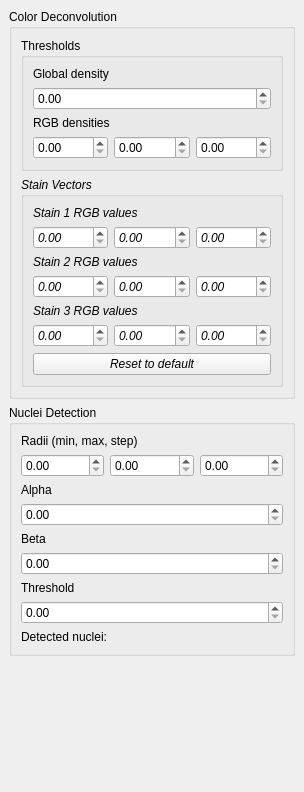
<?xml version="1.0" encoding="UTF-8"?>
<ui version="4.0">
 <class>SettingsPanel</class>
 <widget class="QScrollArea" name="SettingsPanel">
  <property name="geometry">
   <rect>
    <x>0</x>
    <y>0</y>
    <width>304</width>
    <height>792</height>
   </rect>
  </property>
  <property name="sizePolicy">
   <sizepolicy hsizetype="MinimumExpanding" vsizetype="Expanding">
    <horstretch>0</horstretch>
    <verstretch>0</verstretch>
   </sizepolicy>
  </property>
  <property name="windowTitle">
   <string>ScrollArea</string>
  </property>
  <property name="styleSheet">
   <string notr="true">#SettingsPanelContents &gt; QGroupBox {
	font-weight: bold;
	font-size: 10pt;
}

QGroupBox &gt; QGroupBox {
	font-style: italic
}

QLabel {
	font-size: 8pt
}</string>
  </property>
  <property name="frameShape">
   <enum>QFrame::NoFrame</enum>
  </property>
  <property name="frameShadow">
   <enum>QFrame::Plain</enum>
  </property>
  <property name="lineWidth">
   <number>0</number>
  </property>
  <property name="widgetResizable">
   <bool>true</bool>
  </property>
  <widget class="QWidget" name="SettingsPanelContents">
   <property name="geometry">
    <rect>
     <x>0</x>
     <y>0</y>
     <width>304</width>
     <height>792</height>
    </rect>
   </property>
   <property name="sizePolicy">
    <sizepolicy hsizetype="Expanding" vsizetype="Expanding">
     <horstretch>0</horstretch>
     <verstretch>0</verstretch>
    </sizepolicy>
   </property>
   <layout class="QVBoxLayout" name="verticalLayout_4">
    <property name="leftMargin">
     <number>9</number>
    </property>
    <property name="topMargin">
     <number>9</number>
    </property>
    <property name="rightMargin">
     <number>9</number>
    </property>
    <property name="bottomMargin">
     <number>9</number>
    </property>
    <item>
     <widget class="QGroupBox" name="ColorDeconvolutionBox">
      <property name="sizePolicy">
       <sizepolicy hsizetype="MinimumExpanding" vsizetype="Preferred">
        <horstretch>0</horstretch>
        <verstretch>0</verstretch>
       </sizepolicy>
      </property>
      <property name="title">
       <string>Color Deconvolution</string>
      </property>
      <layout class="QVBoxLayout" name="verticalLayout_3">
       <property name="spacing">
        <number>6</number>
       </property>
       <property name="leftMargin">
        <number>9</number>
       </property>
       <property name="topMargin">
        <number>9</number>
       </property>
       <property name="rightMargin">
        <number>9</number>
       </property>
       <property name="bottomMargin">
        <number>9</number>
       </property>
       <item>
        <widget class="QGroupBox" name="ThresholdBox">
         <property name="title">
          <string>Thresholds</string>
         </property>
         <layout class="QVBoxLayout" name="verticalLayout">
          <property name="spacing">
           <number>6</number>
          </property>
          <property name="leftMargin">
           <number>9</number>
          </property>
          <property name="topMargin">
           <number>9</number>
          </property>
          <property name="rightMargin">
           <number>9</number>
          </property>
          <property name="bottomMargin">
           <number>9</number>
          </property>
          <item>
           <widget class="QLabel" name="GlobalThresholdLabel">
            <property name="text">
             <string>Global density</string>
            </property>
           </widget>
          </item>
          <item>
           <widget class="QDoubleSpinBox" name="GlobalThreshold">
            <property name="sizePolicy">
             <sizepolicy hsizetype="MinimumExpanding" vsizetype="Fixed">
              <horstretch>0</horstretch>
              <verstretch>0</verstretch>
             </sizepolicy>
            </property>
            <property name="maximum">
             <double>1.000000000000000</double>
            </property>
            <property name="singleStep">
             <double>0.100000000000000</double>
            </property>
           </widget>
          </item>
          <item>
           <widget class="QLabel" name="RGBThresholdLabel">
            <property name="text">
             <string>RGB densities</string>
            </property>
           </widget>
          </item>
          <item>
           <layout class="QHBoxLayout" name="RGBThresholdLayout">
            <property name="sizeConstraint">
             <enum>QLayout::SetDefaultConstraint</enum>
            </property>
            <item>
             <widget class="QDoubleSpinBox" name="RThreshold">
              <property name="sizePolicy">
               <sizepolicy hsizetype="MinimumExpanding" vsizetype="Fixed">
                <horstretch>0</horstretch>
                <verstretch>0</verstretch>
               </sizepolicy>
              </property>
              <property name="maximum">
               <double>1.000000000000000</double>
              </property>
              <property name="singleStep">
               <double>0.100000000000000</double>
              </property>
             </widget>
            </item>
            <item>
             <widget class="QDoubleSpinBox" name="GThreshold">
              <property name="sizePolicy">
               <sizepolicy hsizetype="MinimumExpanding" vsizetype="Fixed">
                <horstretch>0</horstretch>
                <verstretch>0</verstretch>
               </sizepolicy>
              </property>
              <property name="maximum">
               <double>1.000000000000000</double>
              </property>
              <property name="singleStep">
               <double>0.100000000000000</double>
              </property>
             </widget>
            </item>
            <item>
             <widget class="QDoubleSpinBox" name="BThreshold">
              <property name="sizePolicy">
               <sizepolicy hsizetype="MinimumExpanding" vsizetype="Fixed">
                <horstretch>0</horstretch>
                <verstretch>0</verstretch>
               </sizepolicy>
              </property>
              <property name="maximum">
               <double>1.000000000000000</double>
              </property>
              <property name="singleStep">
               <double>0.100000000000000</double>
              </property>
             </widget>
            </item>
           </layout>
          </item>
         </layout>
        </widget>
       </item>
       <item>
        <widget class="QGroupBox" name="StainVectorBox">
         <property name="sizePolicy">
          <sizepolicy hsizetype="MinimumExpanding" vsizetype="Preferred">
           <horstretch>0</horstretch>
           <verstretch>0</verstretch>
          </sizepolicy>
         </property>
         <property name="font">
          <font>
           <italic>true</italic>
          </font>
         </property>
         <property name="title">
          <string>Stain Vectors</string>
         </property>
         <property name="flat">
          <bool>false</bool>
         </property>
         <property name="checkable">
          <bool>false</bool>
         </property>
         <layout class="QVBoxLayout" name="verticalLayout_2">
          <property name="spacing">
           <number>6</number>
          </property>
          <property name="leftMargin">
           <number>9</number>
          </property>
          <property name="topMargin">
           <number>9</number>
          </property>
          <property name="rightMargin">
           <number>9</number>
          </property>
          <property name="bottomMargin">
           <number>9</number>
          </property>
          <item>
           <widget class="QLabel" name="Stain1Label">
            <property name="text">
             <string>Stain 1 RGB values</string>
            </property>
           </widget>
          </item>
          <item>
           <layout class="QHBoxLayout" name="Stain1Layout">
            <property name="sizeConstraint">
             <enum>QLayout::SetNoConstraint</enum>
            </property>
            <item>
             <widget class="QDoubleSpinBox" name="Stain1RSpinBox">
              <property name="sizePolicy">
               <sizepolicy hsizetype="MinimumExpanding" vsizetype="Fixed">
                <horstretch>0</horstretch>
                <verstretch>0</verstretch>
               </sizepolicy>
              </property>
              <property name="maximum">
               <double>1.000000000000000</double>
              </property>
              <property name="singleStep">
               <double>0.100000000000000</double>
              </property>
             </widget>
            </item>
            <item>
             <widget class="QDoubleSpinBox" name="Stain1GSpinBox">
              <property name="sizePolicy">
               <sizepolicy hsizetype="MinimumExpanding" vsizetype="Fixed">
                <horstretch>0</horstretch>
                <verstretch>0</verstretch>
               </sizepolicy>
              </property>
              <property name="maximum">
               <double>1.000000000000000</double>
              </property>
              <property name="singleStep">
               <double>0.100000000000000</double>
              </property>
             </widget>
            </item>
            <item>
             <widget class="QDoubleSpinBox" name="Stain1BSpinBox">
              <property name="sizePolicy">
               <sizepolicy hsizetype="MinimumExpanding" vsizetype="Fixed">
                <horstretch>0</horstretch>
                <verstretch>0</verstretch>
               </sizepolicy>
              </property>
              <property name="maximum">
               <double>1.000000000000000</double>
              </property>
              <property name="singleStep">
               <double>0.100000000000000</double>
              </property>
             </widget>
            </item>
           </layout>
          </item>
          <item>
           <widget class="QLabel" name="Stain2Label">
            <property name="text">
             <string>Stain 2 RGB values</string>
            </property>
           </widget>
          </item>
          <item>
           <layout class="QHBoxLayout" name="Stain2Layout">
            <item>
             <widget class="QDoubleSpinBox" name="Stain2RSpinBox">
              <property name="maximum">
               <double>1.000000000000000</double>
              </property>
              <property name="singleStep">
               <double>0.100000000000000</double>
              </property>
             </widget>
            </item>
            <item>
             <widget class="QDoubleSpinBox" name="Stain2GSpinBox">
              <property name="maximum">
               <double>1.000000000000000</double>
              </property>
              <property name="singleStep">
               <double>0.100000000000000</double>
              </property>
             </widget>
            </item>
            <item>
             <widget class="QDoubleSpinBox" name="Stain2BSpinBox">
              <property name="maximum">
               <double>1.000000000000000</double>
              </property>
              <property name="singleStep">
               <double>0.100000000000000</double>
              </property>
             </widget>
            </item>
           </layout>
          </item>
          <item>
           <widget class="QLabel" name="Stain3Label">
            <property name="text">
             <string>Stain 3 RGB values</string>
            </property>
           </widget>
          </item>
          <item>
           <layout class="QHBoxLayout" name="Stain3Layout">
            <item>
             <widget class="QDoubleSpinBox" name="Stain3RSpinBox">
              <property name="maximum">
               <double>1.000000000000000</double>
              </property>
              <property name="singleStep">
               <double>0.100000000000000</double>
              </property>
             </widget>
            </item>
            <item>
             <widget class="QDoubleSpinBox" name="Stain3GSpinBox">
              <property name="maximum">
               <double>1.000000000000000</double>
              </property>
              <property name="singleStep">
               <double>0.100000000000000</double>
              </property>
             </widget>
            </item>
            <item>
             <widget class="QDoubleSpinBox" name="Stain3BSpinBox">
              <property name="maximum">
               <double>1.000000000000000</double>
              </property>
              <property name="singleStep">
               <double>0.100000000000000</double>
              </property>
             </widget>
            </item>
           </layout>
          </item>
          <item>
           <widget class="QPushButton" name="RevertStainsToDefaultButton">
            <property name="text">
             <string>Reset to default</string>
            </property>
           </widget>
          </item>
         </layout>
        </widget>
       </item>
      </layout>
     </widget>
    </item>
    <item>
     <widget class="QGroupBox" name="NucleiDetectionBox">
      <property name="sizePolicy">
       <sizepolicy hsizetype="MinimumExpanding" vsizetype="Preferred">
        <horstretch>0</horstretch>
        <verstretch>0</verstretch>
       </sizepolicy>
      </property>
      <property name="title">
       <string>Nuclei Detection</string>
      </property>
      <layout class="QVBoxLayout" name="verticalLayout_7">
       <property name="spacing">
        <number>6</number>
       </property>
       <property name="leftMargin">
        <number>9</number>
       </property>
       <property name="topMargin">
        <number>9</number>
       </property>
       <property name="rightMargin">
        <number>9</number>
       </property>
       <property name="bottomMargin">
        <number>9</number>
       </property>
       <item>
        <widget class="QLabel" name="RadiiLabel">
         <property name="toolTip">
          <string extracomment="Radii for the Fast Radial Symmetry Transform (specified as min, max, step)"/>
         </property>
         <property name="text">
          <string>Radii (min, max, step)</string>
         </property>
        </widget>
       </item>
       <item>
        <layout class="QHBoxLayout" name="RadiiLayout">
         <item>
          <widget class="QDoubleSpinBox" name="MinRadiusSpinBox"/>
         </item>
         <item>
          <widget class="QDoubleSpinBox" name="MaxRadiusSpinBox"/>
         </item>
         <item>
          <widget class="QDoubleSpinBox" name="StepRadiusSpinBox"/>
         </item>
        </layout>
       </item>
       <item>
        <widget class="QLabel" name="AlphaLabel">
         <property name="text">
          <string>Alpha</string>
         </property>
        </widget>
       </item>
       <item>
        <widget class="QDoubleSpinBox" name="AlphaSpinBox">
         <property name="sizePolicy">
          <sizepolicy hsizetype="MinimumExpanding" vsizetype="Fixed">
           <horstretch>0</horstretch>
           <verstretch>0</verstretch>
          </sizepolicy>
         </property>
        </widget>
       </item>
       <item>
        <widget class="QLabel" name="BetaLabel">
         <property name="text">
          <string>Beta</string>
         </property>
        </widget>
       </item>
       <item>
        <widget class="QDoubleSpinBox" name="BetaSpinBox">
         <property name="sizePolicy">
          <sizepolicy hsizetype="MinimumExpanding" vsizetype="Fixed">
           <horstretch>0</horstretch>
           <verstretch>0</verstretch>
          </sizepolicy>
         </property>
        </widget>
       </item>
       <item>
        <widget class="QLabel" name="HMinimaThresholdLabel">
         <property name="text">
          <string>Threshold</string>
         </property>
        </widget>
       </item>
       <item>
        <widget class="QDoubleSpinBox" name="HMaximaThresholdSpinBox">
         <property name="sizePolicy">
          <sizepolicy hsizetype="MinimumExpanding" vsizetype="Fixed">
           <horstretch>0</horstretch>
           <verstretch>0</verstretch>
          </sizepolicy>
         </property>
         <property name="maximum">
          <double>1.000000000000000</double>
         </property>
         <property name="singleStep">
          <double>0.010000000000000</double>
         </property>
        </widget>
       </item>
       <item>
        <layout class="QHBoxLayout" name="DetectedNucleiLayout">
         <item>
          <widget class="QLabel" name="NrOfDetectedNucleiLabel">
           <property name="sizePolicy">
            <sizepolicy hsizetype="Preferred" vsizetype="Preferred">
             <horstretch>2</horstretch>
             <verstretch>0</verstretch>
            </sizepolicy>
           </property>
           <property name="text">
            <string>Detected nuclei:</string>
           </property>
          </widget>
         </item>
         <item>
          <widget class="QLabel" name="NrOfDetectedNucleiValueLabel">
           <property name="sizePolicy">
            <sizepolicy hsizetype="MinimumExpanding" vsizetype="Preferred">
             <horstretch>3</horstretch>
             <verstretch>0</verstretch>
            </sizepolicy>
           </property>
           <property name="font">
            <font>
             <pointsize>8</pointsize>
            </font>
           </property>
           <property name="text">
            <string/>
           </property>
          </widget>
         </item>
        </layout>
       </item>
      </layout>
     </widget>
    </item>
    <item>
     <spacer name="spacer">
      <property name="orientation">
       <enum>Qt::Vertical</enum>
      </property>
      <property name="sizeHint" stdset="0">
       <size>
        <width>17</width>
        <height>50</height>
       </size>
      </property>
     </spacer>
    </item>
   </layout>
   <zorder>spacer</zorder>
   <zorder>NucleiDetectionBox</zorder>
   <zorder>ColorDeconvolutionBox</zorder>
  </widget>
 </widget>
 <resources/>
 <connections/>
</ui>
